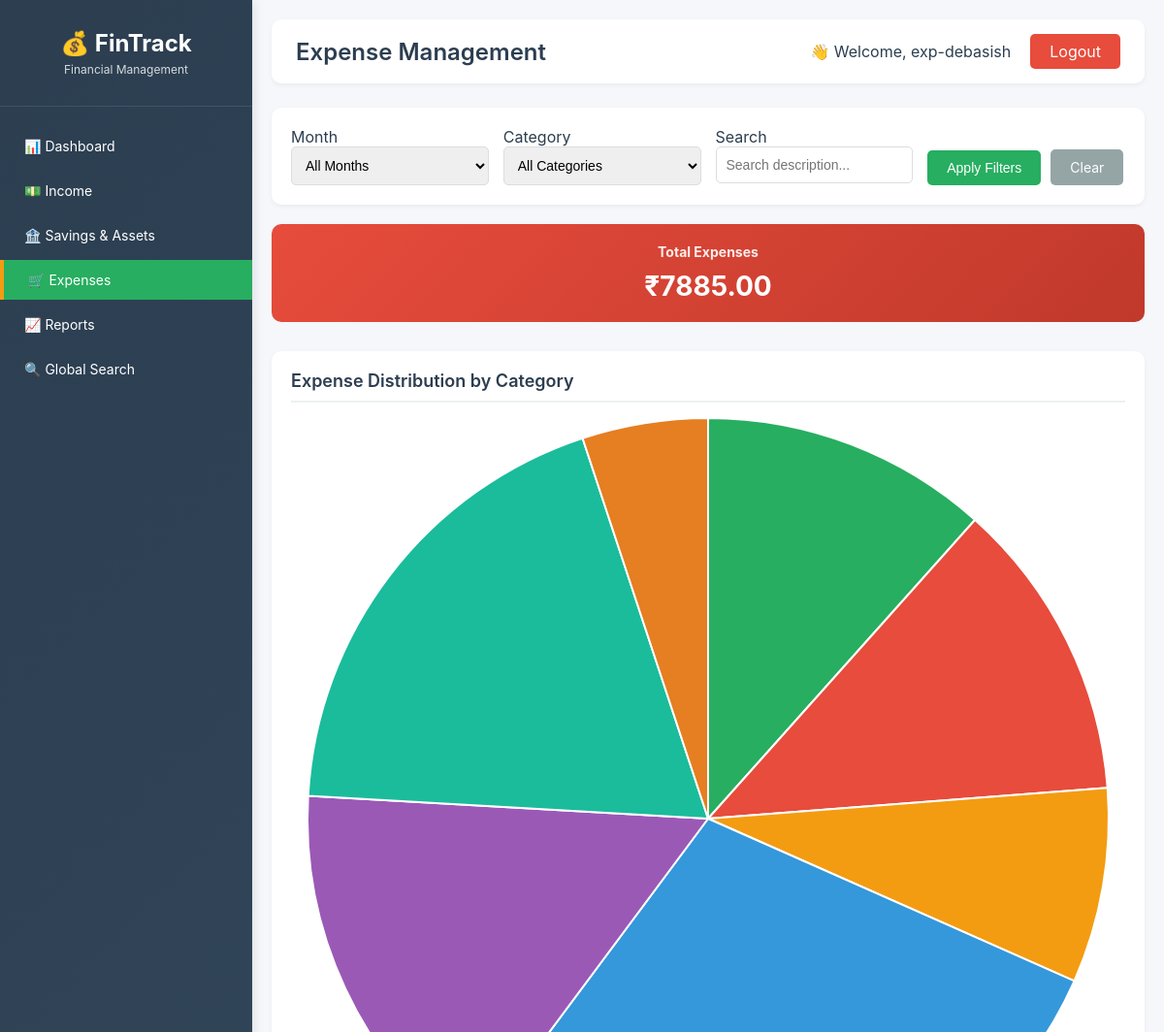
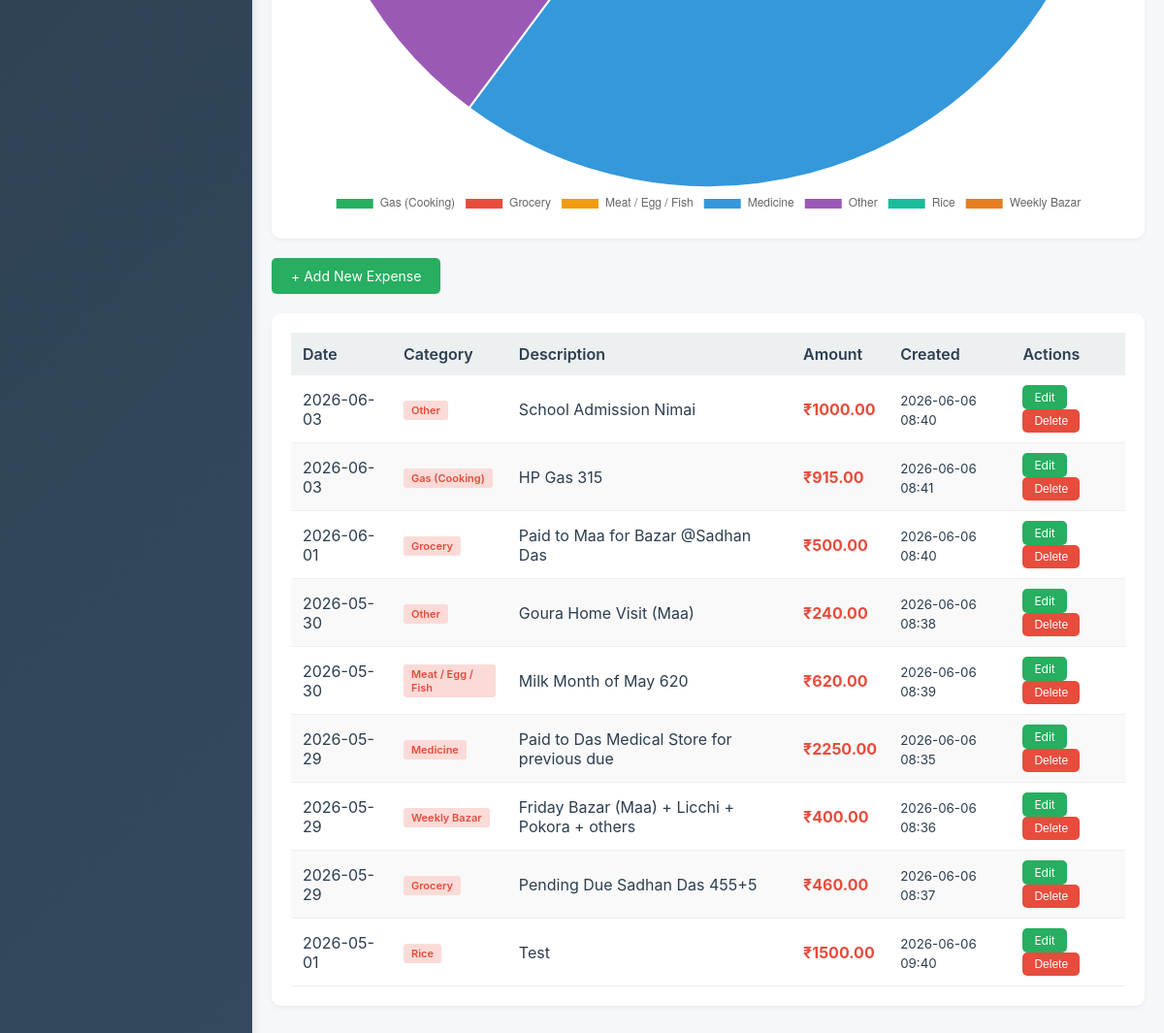
/admin/expenses/ (signed in), run on the app's committed database (2 pictures, top to bottom).
### models.py (models this page shows, shortened)
class User(UserMixin, db.Model):
    __tablename__ = 'users'
    id = db.Column(db.Integer, primary_key=True)
    username = db.Column(db.String(80), unique=True, nullable=False)
    password_hash = db.Column(db.String(200), nullable=False)
    last_password_change = db.Column(db.DateTime, default=datetime.utcnow)
    created_at = db.Column(db.DateTime, default=datetime.utcnow)
    is_active = db.Column(db.Boolean, default=True)
    incomes = db.relationship('Income', backref='user', lazy='dynamic')
    expenses = db.relationship('Expense', backref='user', lazy='dynamic')
    savings = db.relationship('Saving', backref='user', lazy='dynamic')

class Expense(db.Model):
    __tablename__ = 'expenses'
    id = db.Column(db.Integer, primary_key=True)
    user_id = db.Column(db.Integer, db.ForeignKey('users.id'), nullable=False)
    category = db.Column(db.String(50), nullable=False)
    description = db.Column(db.Text, nullable=False)
    amount = db.Column(Numeric(12, 2), nullable=False)
    date = db.Column(db.Date, nullable=False)
    created_at = db.Column(db.DateTime, default=datetime.utcnow)
    updated_at = db.Column(db.DateTime, default=datetime.utcnow, onupdate=datetime.utcnow)
    is_deleted = db.Column(db.Boolean, default=False)
    EXPENSE_CATEGORIES = [
        'Grocery', 'Rice', 'Gas (Cooking)', 'Electricity',
        'Weekly Bazar', 'Garments & Self Care', 'Medicine',
        'Meat / Egg / Fish', 'Other'
    ]

### routes/expenses.py (the view, shortened to what this page needs)
@expenses_bp.route('/')
@login_required
def index():
    page = request.args.get('page', 1, type=int)
    month_filter = request.args.get('month', '')
    category_filter = request.args.get('category', '')
    search_query = request.args.get('search', '')
    query = Expense.query.filter(Expense.user_id == current_user.id, Expense.is_deleted == False)
    if category_filter:
        query = query.filter(Expense.category == category_filter)
    pagination = query.order_by(Expense.date.desc()).paginate(page=page, per_page=20, error_out=False)
    expenses = pagination.items
    total_amount = db.session.query(func.sum(Expense.amount)).filter(
        Expense.user_id == current_user.id,
        Expense.is_deleted == False
    )
    total_amount = total_amount.scalar() or Decimal('0')
    category_summary = db.session.query(
        Expense.category,
        func.sum(Expense.amount).label('total')
    ).filter(
        Expense.user_id == current_user.id,
        Expense.is_deleted == False
    )
    category_summary = category_summary.group_by(Expense.category).all()
    chart_data = [
        {'category': c.category, 'total': float(c.total)}
        for c in category_summary
    ]
    return render_template('admin/expenses/index.html',
                         expenses=expenses,
                         pagination=pagination,
                         total_amount=float(total_amount),
                         category_summary=category_summary,
                         chart_data=chart_data,
                         month_filter=month_filter,
                         category_filter=category_filter,
                         categories=Expense.EXPENSE_CATEGORIES)

### templates/admin/expenses/index.html (shortened to what this page needs)
{% extends "admin/base.html" %}
{% block page_title %}Expense Management{% endblock %}
{% block content %}
<div class="card">
    <form method="GET" style="display: grid; grid-template-columns: repeat(auto-fit, minmax(200px, 1fr)); gap: 15px;">
        <div>
            <label>Month</label>
            <select name="month" class="form-control" onchange="this.form.submit()">
                <option value="">All Months</option>
            </select>
        </div>
        <div>
            <label>Category</label>
            <select name="category" class="form-control" onchange="this.form.submit()">
                <option value="">All Categories</option>
            </select>
        </div>
        <div>
            <label>Search</label>
            <input type="text" name="search" class="form-control" placeholder="Search description..." value="{{ request.args.get('search', '') }}">
        </div>
        <div style="display: flex; align-items: flex-end;">
            <button type="submit" class="btn btn-primary">Apply Filters</button>
            <a href="/admin/expenses/" class="btn" style="background: #95a5a6; color: white; margin-left: 10px;">Clear</a>
        </div>
    </form>
</div>
<div class="summary-grid">
    <div class="summary-card red">
        <h4>Total Expenses</h4>
        <div class="amount">₹{{ "%.2f"|format(total_amount) }}</div>
    </div>
</div>
<div class="card">
    <div class="card-header">Expense Distribution by Category</div>
    <canvas id="expenseChart" height="300"></canvas>
</div>
<div style="margin-bottom: 20px;">
    <a href="/admin/expenses/create" class="btn btn-primary">+ Add New Expense</a>
</div>
<div class="card">
    <table class="data-table">
        <thead>
            <tr>
                <th>Date</th>
                <th>Category</th>
                <th>Description</th>
                <th>Amount</th>
                <th>Created</th>
                <th>Actions</th>
            </tr>
        </thead>
        <tbody>
            {% for expense in expenses %}
            <tr style="{% if loop.index is even %}background: #f9f9f9;{% endif %}">
                <td>{{ expense.date.strftime('%Y-%m-%d') }}</td>
                <td><span class="badge badge-expense">{{ expense.category }}</span></td>
                <td>{{ expense.description[:60] }}{% if expense.description|length > 60 %}...{% endif %}</td>
                <td style="color: #e74c3c; font-weight: bold;">₹{{ "%.2f"|format(expense.amount) }}</td>
                <td><small>{{ expense.created_at.strftime('%Y-%m-%d %H:%M') }}</small></td>
                <td>
                    <a href="/admin/expenses/edit/{{ expense.id }}" class="btn btn-sm btn-primary">Edit</a>
                    <button onclick="confirmDelete({{ expense.id }})" class="btn btn-sm btn-danger">Delete</button>
                </td>
            </tr>
            {% else %}
            <tr>
                <td colspan="6" style="text-align: center;">No expense records found</td>
            </tr>
            {% endfor %}
        </tbody>
    </table>
</div>
<script>
const chartData = {{ chart_data|tojson }};
const ctx = document.getElementById('expenseChart').getContext('2d');
new Chart(ctx, {
    type: 'pie',
    data: {
        labels: chartData.map(d => d.category),
        datasets: [{
            data: chartData.map(d => d.total),
            backgroundColor: ['#27ae60', '#e74c3c', '#f39c12', '#3498db', '#9b59b6', '#1abc9c', '#e67e22', '#2c3e50', '#95a5a6']
        }]
    },
    options: {
        responsive: true,
        maintainAspectRatio: true,
        plugins: {
            legend: {
                position: 'bottom'
            },
            tooltip: {
                callbacks: {
                    label: function(context) {
                        const label = context.label || '';
                        const value = context.raw || 0;
                        const total = context.dataset.data.reduce((a, b) => a + b, 0);
                        const percentage = ((value / total) * 100).toFixed(1);
                        return `${label}: ₹${value.toLocaleString()} (${percentage}%)`;
                    }
                }
            }
        }
    }
});
let deleteId = null;
function confirmDelete(id) {
    deleteId = id;
    const modal = document.getElementById('deleteModal');
    const form = document.getElementById('deleteForm');
    form.action = `/admin/expenses/delete/${id}`;
    modal.style.display = 'flex';
}
function closeDeleteModal() {
    document.getElementById('deleteModal').style.display = 'none';
}
document.getElementById('deleteModal').addEventListener('click', function(e) {
    if (e.target === this) {
        closeDeleteModal();
    }
});
</script>
{% endblock %}

### templates/admin/base.html (shortened to what this page needs)
<!DOCTYPE html>
<html lang="en">
<head>
</head>
<body>
    <div class="sidebar">
        <div class="sidebar-header">
            <h3>💰 FinTrack</h3>
            <p>Financial Management</p>
        </div>
        <ul class="nav-menu">
            <li class="nav-item">
                <a href="/admin/dashboard" class="nav-link {% if request.endpoint == 'dashboard.dashboard' %}active{% endif %}">
                    📊 Dashboard
                </a>
            </li>
            <li class="nav-item">
                <a href="/admin/income/" class="nav-link {% if request.endpoint and request.endpoint.startswith('income') %}active{% endif %}">
                    💵 Income
                </a>
            </li>
            <li class="nav-item">
                <a href="/admin/savings/" class="nav-link {% if request.endpoint and request.endpoint.startswith('savings') %}active{% endif %}">
                    🏦 Savings & Assets
                </a>
            </li>
            <li class="nav-item">
                <a href="/admin/expenses/" class="nav-link {% if request.endpoint and request.endpoint.startswith('expenses') %}active{% endif %}">
                    🛒 Expenses
                </a>
            </li>
            <li class="nav-item">
                <a href="/admin/reports/" class="nav-link {% if request.endpoint and request.endpoint.startswith('reports') %}active{% endif %}">
                    📈 Reports
                </a>
            </li>
            <li class="nav-item">
                <a href="/admin/search/" class="nav-link {% if request.endpoint == 'search.index' %}active{% endif %}">
                    🔍 Global Search
                </a>
            </li>
        </ul>
    </div>
    <div class="main-content">
        <div class="top-bar">
            <div class="page-title">{% block page_title %}{% endblock %}</div>
            <div class="user-info">
                <span>👋 Welcome, {{ current_user.username }}</span>
                <a href="/logout" class="logout-btn">Logout</a>
            </div>
        </div>
        {% block content %}{% endblock %}
    </div>
</body>
</html>

### templates/admin/base.html (style rules this page uses)
* { margin: 0; padding: 0; box-sizing: border-box; }
body { font-family: -apple-system, BlinkMacSystemFont, 'Segoe UI', Roboto, 'Helvetica Neue', Arial, sans-serif; background: #f5f7fa; color: #2c3e50; }
.sidebar { position: fixed; left: 0; top: 0; width: 260px; height: 100%; background: linear-gradient(135deg, #2c3e50 0%, #34495e 100%); color: white; box-shadow: 2px 0 10px rgba(0,0,0,0.1); overflow-y: auto; }
.sidebar-header { padding: 30px 20px; text-align: center; border-bottom: 1px solid rgba(255,255,255,0.1); }
.sidebar-header h3 { font-size: 24px; margin-bottom: 5px; }
.sidebar-header p { font-size: 12px; opacity: 0.8; }
.nav-menu { list-style: none; padding: 20px 0; }
.nav-item { margin-bottom: 5px; }
.nav-link { display: block; padding: 12px 25px; color: white; text-decoration: none; transition: all 0.3s; font-size: 14px; }
.nav-link.active { background: #27ae60; border-left: 4px solid #f39c12; }
.main-content { margin-left: 260px; padding: 20px; }
.top-bar { background: white; padding: 15px 25px; border-radius: 10px; margin-bottom: 25px; display: flex; justify-content: space-between; align-items: center; box-shadow: 0 2px 5px rgba(0,0,0,0.05); }
.page-title { font-size: 24px; font-weight: 600; }
.user-info { display: flex; align-items: center; gap: 20px; }
.logout-btn { background: #e74c3c; color: white; padding: 8px 20px; border-radius: 5px; text-decoration: none; transition: background 0.3s; }
.btn { display: inline-block; padding: 10px 20px; border: none; border-radius: 5px; cursor: pointer; text-decoration: none; font-size: 14px; transition: all 0.3s; }
.btn-primary { background: #27ae60; color: white; }
.btn-danger { background: #e74c3c; color: white; }
.btn-sm { padding: 5px 12px; font-size: 12px; }
.card { background: white; border-radius: 10px; padding: 20px; margin-bottom: 20px; box-shadow: 0 2px 5px rgba(0,0,0,0.05); }
.card-header { font-size: 18px; font-weight: 600; margin-bottom: 15px; padding-bottom: 10px; border-bottom: 2px solid #ecf0f1; }
.data-table { width: 100%; border-collapse: collapse; }
.data-table th { background: #ecf0f1; padding: 12px; text-align: left; font-weight: 600; }
.data-table td { padding: 10px 12px; border-bottom: 1px solid #ecf0f1; }
.form-control { width: 100%; padding: 10px; border: 1px solid #ddd; border-radius: 5px; font-size: 14px; }
.summary-grid { display: grid; grid-template-columns: repeat(auto-fit, minmax(250px, 1fr)); gap: 20px; margin-bottom: 30px; }
.summary-card { background: linear-gradient(135deg, #667eea 0%, #764ba2 100%); color: white; padding: 20px; border-radius: 10px; text-align: center; }
.summary-card.red { background: linear-gradient(135deg, #e74c3c 0%, #c0392b 100%); }
.summary-card h4 { font-size: 14px; opacity: 0.9; margin-bottom: 10px; }
.summary-card .amount { font-size: 28px; font-weight: bold; }
.badge { display: inline-block; padding: 3px 8px; border-radius: 3px; font-size: 11px; font-weight: 600; }
.badge-expense { background: #fadbd8; color: #e74c3c; }

### data on the page
User: username "exp-debasish"
Expense: date "2026-06-03", category "Other", description "School Admission Nimai", amount "1000.00", created_at "2026-06-06 08:40"
Expense: date "2026-06-03", category "Gas (Cooking)", description "HP Gas 315", amount "915.00", created_at "2026-06-06 08:41"
Expense: date "2026-06-01", category "Grocery", description "Paid to Maa for Bazar @Sadhan Das", amount "500.00", created_at "2026-06-06 08:40"
Expense: date "2026-05-30", category "Other", description "Goura Home Visit (Maa)", amount "240.00", created_at "2026-06-06 08:38"
Expense: date "2026-05-30", category "Meat / Egg / Fish", description "Milk Month of May 620", amount "620.00", created_at "2026-06-06 08:39"
Expense: date "2026-05-29", category "Medicine", description "Paid to Das Medical Store for previous due", amount "2250.00", created_at "2026-06-06 08:35"
Expense: date "2026-05-29", category "Weekly Bazar", description "Friday Bazar (Maa) + Licchi + Pokora + others", amount "400.00", created_at "2026-06-06 08:36"
Expense: date "2026-05-29", category "Grocery", description "Pending Due Sadhan Das 455+5", amount "460.00", created_at "2026-06-06 08:37"
Expense: date "2026-05-01", category "Rice", description "Test", amount "1500.00", created_at "2026-06-06 09:40"

### other printed values
{{ "%.2f"|format(total_amount) }} "7885.00"
